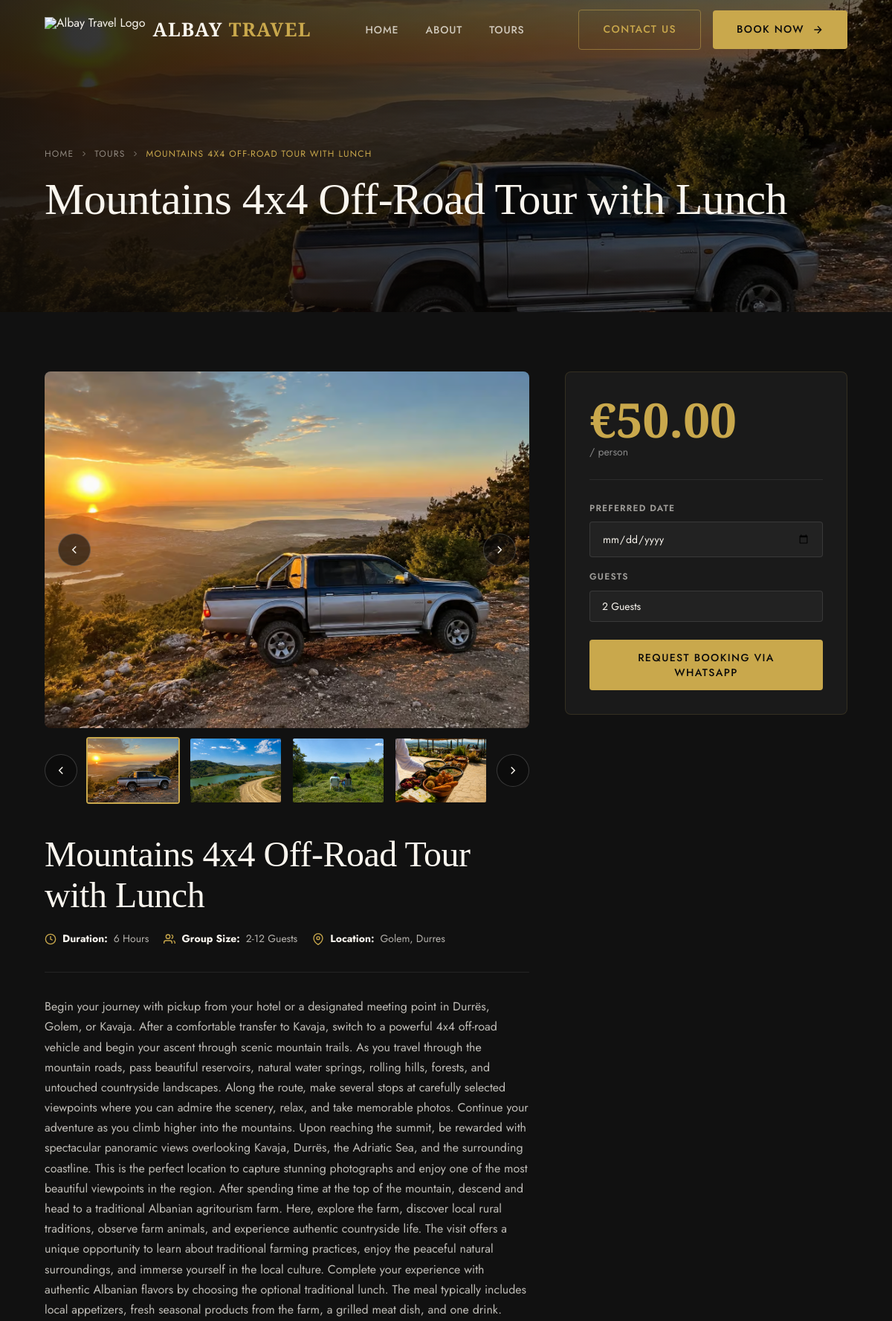
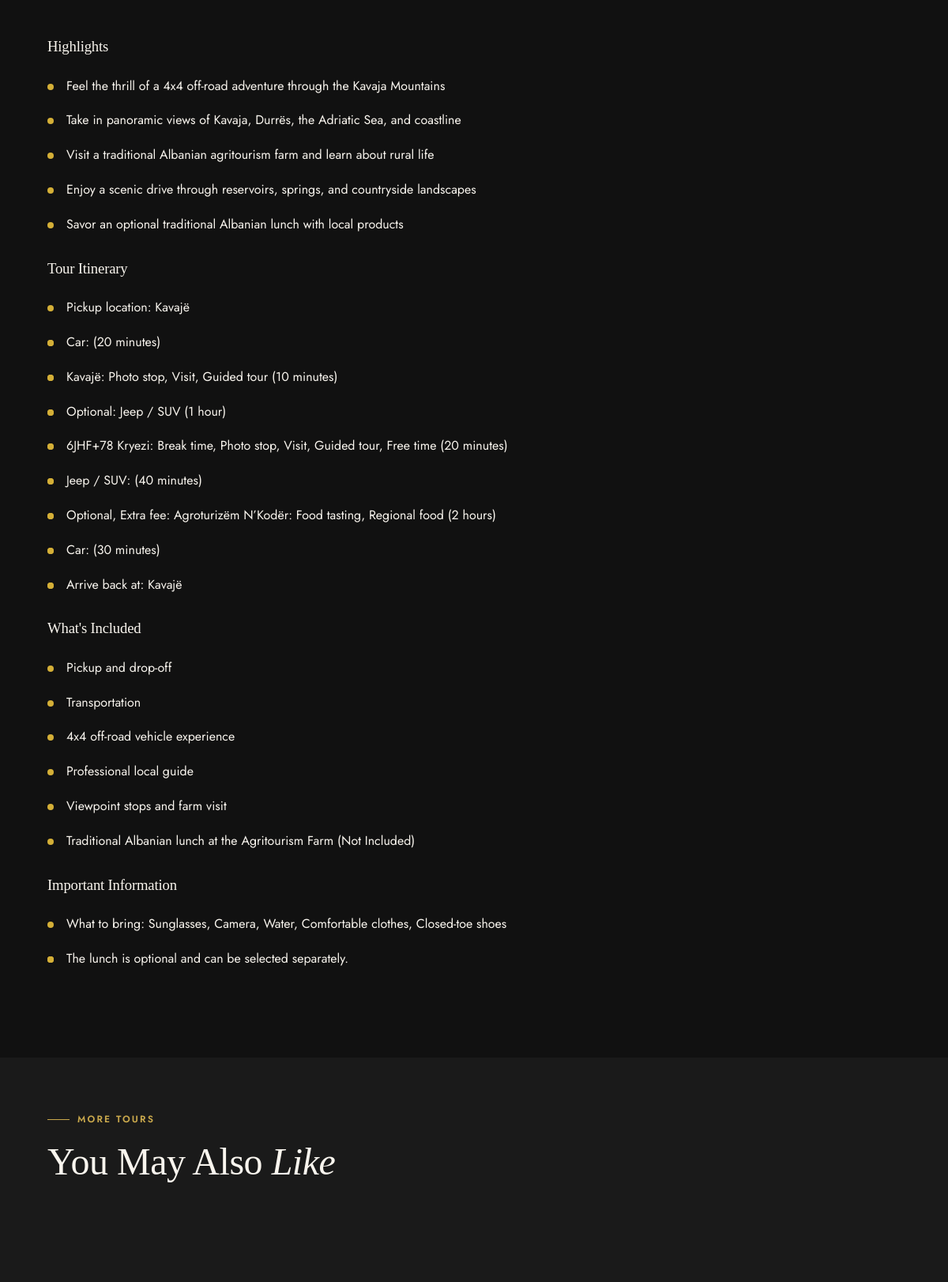
Screenshot of /tours/mountains-4x4-off-road-tour-with-lunch/ (upper part) with the database file from the repository (2 pictures, top to bottom).
### albay_travel/models.py (models this page shows, shortened)
class Tour(models.Model):
    CATEGORY_CHOICES = [
        ('private', 'Private Tour'),
        ('offroad', '4x4 Offroad'),
        ('boat', 'Boat Trip'),
    ]
    BADGE_CHOICES = [
        ('Bestseller', 'Bestseller'),
        ('Relaxation', 'Relaxation'),
        ('Adventure', 'Adventure'),
        ('New', 'New'),
        ('Popular', 'Popular'),
        ('', 'None'),
    ]
    title = models.CharField(max_length=200)
    slug = models.SlugField(unique=True)
    short_description = models.CharField(max_length=300)
    description = models.TextField()
    highlights = models.TextField(blank=True)
    itinerary = models.TextField(blank=True)
    included = models.TextField(blank=True)
    important_info = models.TextField(blank=True)
    category = models.CharField(
    max_length=50,
    choices=CATEGORY_CHOICES,
    default='private'
)
    badge = models.CharField(max_length=20, choices=BADGE_CHOICES, blank=True, default='')
    price = models.DecimalField(max_digits=8, decimal_places=2)
    price_label = models.CharField(max_length=50, default='/ person', blank=True)
    duration = models.CharField(max_length=50)
    location = models.CharField(max_length=100)
    group_size = models.CharField(max_length=50)
    main_image = models.ImageField(upload_to='tours/')
    whatsapp_number = models.CharField(max_length=20, default='355686033460')
    min_guests = models.PositiveIntegerField(default=2)
    max_guests = models.PositiveIntegerField(default=12)
    order = models.PositiveIntegerField(default=0)
    is_active = models.BooleanField(default=True)
    is_featured = models.BooleanField(default=False)
    created_at = models.DateTimeField(auto_now_add=True)
    class Meta:
        ordering = ['order', 'title']
    def get_absolute_url(self):
        from django.urls import reverse
        return reverse('tour_detail', kwargs={'slug': self.slug})
    def get_guest_range(self):
        return range(self.min_guests, self.max_guests + 1)

class TourImage(models.Model):
    tour = models.ForeignKey(Tour, on_delete=models.CASCADE, related_name='gallery_images')
    image = models.ImageField(upload_to='tours/gallery/')
    alt_text = models.CharField(max_length=200, blank=True)
    order = models.PositiveIntegerField(default=0)
    class Meta:
        ordering = ['order']

### albay_travel/views.py (the view)
# urls.py: path('tours/<slug:slug>/', views.tour_detail, name='tour_detail'),
def tour_detail(request, slug):
    tour = get_object_or_404(Tour, slug=slug, is_active=True)
    gallery = list(tour.gallery_images.all())
    related_tours = Tour.objects.filter(is_active=True).exclude(pk=tour.pk)[:2]
    return render(request, 'tour_detail.html', {
        'tour': tour,
        'gallery': gallery,
        'related_tours': related_tours,
        'highlights_list': tour.highlights.splitlines() if tour.highlights else [],
        'itinerary_list': tour.itinerary.splitlines() if tour.itinerary else [],
        'included_list': tour.included.splitlines() if tour.included else [],
        'important_info_list': tour.important_info.splitlines() if tour.important_info else [],
    })

### albay_travel/templates/tour_detail.html (shortened to what this page needs)
{% extends "base.html" %}
{% load static %}
{% block content %}
<section class="page-hero">
  <div class="page-hero__bg" style="background-image:url('{{ tour.main_image.url }}')"></div>
  <div class="page-hero__overlay"></div>
  <div class="container">
    <div class="page-hero__content">
      <nav class="page-hero__breadcrumb" aria-label="Breadcrumb">
        <a href="{% url 'home' %}">Home</a>
        <svg width="12" height="12" viewBox="0 0 24 24" fill="none" stroke="currentColor" stroke-width="2"><path d="M9 18l6-6-6-6"/></svg>
        <a href="{% url 'tours_list' %}">Tours</a>
        <svg width="12" height="12" viewBox="0 0 24 24" fill="none" stroke="currentColor" stroke-width="2"><path d="M9 18l6-6-6-6"/></svg>
        <span>{{ tour.title }}</span>
      </nav>
      <h1 class="page-hero__title">{{ tour.title }}</h1>
    </div>
  </div>
</section>
<section class="tour-detail">
  <div class="container">
    <div class="tour-detail__layout">
      <div>
        <div class="tour-gallery" data-visible-thumbs="4">
          <div class="tour-gallery__main">
            <button class="tour-gallery__nav tour-gallery__nav--prev" type="button" aria-label="Previous image">
              <svg viewBox="0 0 24 24" fill="none" stroke="currentColor" stroke-width="2"><path d="M15 18l-6-6 6-6"/></svg>
            </button>
            <img src="{{ tour.main_image.url }}" alt="{{ tour.title }}" />
            <button class="tour-gallery__nav tour-gallery__nav--next" type="button" aria-label="Next image">
              <svg viewBox="0 0 24 24" fill="none" stroke="currentColor" stroke-width="2"><path d="M9 18l6-6-6-6"/></svg>
            </button>
          </div>
          <div class="tour-gallery__thumbs-wrap">
            <button class="tour-gallery__thumb-nav tour-gallery__thumb-nav--prev" type="button" aria-label="Previous thumbnails">
              <svg viewBox="0 0 24 24" fill="none" stroke="currentColor" stroke-width="2"><path d="M15 18l-6-6 6-6"/></svg>
            </button>
            <div class="tour-gallery__thumbs">
              <button class="tour-gallery__thumb active" type="button">
                <img src="{{ tour.main_image.url }}" alt="{{ tour.title }}" />
              </button>
              {% for img in gallery %}
              <button class="tour-gallery__thumb" type="button">
                <img src="{{ img.image.url }}" alt="{{ img.alt_text|default:tour.title }}" />
              </button>
              {% endfor %}
            </div>
            <button class="tour-gallery__thumb-nav tour-gallery__thumb-nav--next" type="button" aria-label="Next thumbnails">
              <svg viewBox="0 0 24 24" fill="none" stroke="currentColor" stroke-width="2"><path d="M9 18l6-6-6-6"/></svg>
            </button>
          </div>
        </div>
        <h2 class="tour-detail__title">{{ tour.title }}</h2>
        <div class="tour-detail__meta">
          <div class="tour-meta-item">
            <svg viewBox="0 0 24 24" fill="none" stroke="currentColor" stroke-width="2"><circle cx="12" cy="12" r="10"/><polyline points="12 6 12 12 16 14"/></svg>
            <strong>Duration:</strong> {{ tour.duration }}
          </div>
          <div class="tour-meta-item">
            <svg viewBox="0 0 24 24" fill="none" stroke="currentColor" stroke-width="2"><path d="M17 21v-2a4 4 0 0 0-4-4H5a4 4 0 0 0-4 4v2"/><circle cx="9" cy="7" r="4"/><path d="M23 21v-2a4 4 0 0 0-3-3.87"/><path d="M16 3.13a4 4 0 0 1 0 7.75"/></svg>
            <strong>Group Size:</strong> {{ tour.group_size }}
          </div>
          <div class="tour-meta-item">
            <svg viewBox="0 0 24 24" fill="none" stroke="currentColor" stroke-width="2"><path d="M21 10c0 7-9 13-9 13s-9-6-9-13a9 9 0 0 1 18 0z"/><circle cx="12" cy="10" r="3"/></svg>
            <strong>Location:</strong> {{ tour.location }}
          </div>
        </div>
        <div class="tour-description-box">
  <p>{{ tour.description }}</p>
</div>
{% if highlights_list %}
<div class="tour-info-card">
    <h3>Highlights</h3>
    <ul class="tour-list">
        {% for item in highlights_list %}
        <li>{{ item }}</li>
        {% endfor %}
    </ul>
</div>
{% endif %}
{% if itinerary_list %}
<div class="tour-info-card">
    <h3>Tour Itinerary</h3>
    <ul class="tour-list">
        {% for item in itinerary_list %}
        <li>{{ item }}</li>
        {% endfor %}
    </ul>
</div>
{% endif %}
{% if included_list %}
<div class="tour-info-card">
    <h3>What's Included</h3>
    <ul class="tour-list">
        {% for item in included_list %}
        <li>{{ item }}</li>
        {% endfor %}
    </ul>
</div>
{% endif %}
{% if important_info_list %}
<div class="tour-info-card">
    <h3>Important Information</h3>
    <ul class="tour-list">
        {% for item in important_info_list %}
        <li>{{ item }}</li>
        {% endfor %}
    </ul>
</div>
{% endif %}
</div>
      <aside class="booking-card">
        <div class="booking-card__price">
          <div class="booking-card__price-num">€{{ tour.price }}</div>
          {% if tour.price_label %}
          <div class="booking-card__price-per">{{ tour.price_label }}</div>
          {% endif %}
        </div>
        <form class="booking-form" id="booking-form" data-tour="{{ tour.title }}" data-whatsapp="{{ tour.whatsapp_number }}">
          <div class="booking-form__group">
            <label class="booking-form__label" for="tour-date">Preferred Date</label>
            <input class="booking-form__input" id="tour-date" name="date" type="date" required />
          </div>
          <div class="booking-form__group">
            <label class="booking-form__label" for="tour-guests">Guests</label>
            <select class="booking-form__input" id="tour-guests" name="guests">
              {% for n in tour.get_guest_range %}
              <option value="{{ n }}">{{ n }} Guest{% if n > 1 %}s{% endif %}</option>
              {% endfor %}
            </select>
          </div>
          <button type="submit" class="btn btn--primary" style="width:100%; justify-content:center; margin-top:8px;">
            <span>Request Booking via WhatsApp</span>
          </button>
        </form>
      </aside>
    </div>
  </div>
</section>
{% if related_tours %}
<section class="section section--sm" style="background:var(--clr-dark2);">
  <div class="container">
    <p class="section-label">More Tours</p>
    <h2 class="section-title">You May Also <em>Like</em></h2>
    <div class="tours-grid">
    </div>
  </div>
</section>
{% endif %}
{% endblock %}

### rows the page displays
Tour: main_image (picture), title "MOUNTAINS 4X4 OFF-ROAD TOUR WITH LUNCH", title "Mountains 4x4 Off-Road Tour with Lunch", duration "6 Hours", group_size "2-12 Guests", location "Golem, Durres", description "Begin your journey with pickup from your hotel or a designated meeting point in Durrës, Golem, or Kavaja. After a comfortable transfer to Kavaja, switch to a powerful 4x4 off-road vehicle and begin your ascent through scenic mountain trails. As you travel through the mountain roads, pass beautiful reservoirs, natural water springs, rolling hills, forests, and untouched countryside landscapes. Along the route, make several stops at carefully selected viewpoints where you can admire the scenery, relax, and take memorable photos. Continue your adventure as you climb higher into the mountains. Upon reaching the summit, be rewarded with spectacular panoramic views overlooking Kavaja, Durrës, the…", price "50.00", price_label "/ person", guests "2 Guests"
TourImage: image (picture)
TourImage: image (picture)
TourImage: image (picture)

### other values shown
{{ item }} "Feel the thrill of a 4x4 off-road adventure through the Kavaja Mountains" "Take in panoramic views of Kavaja, Durrës, the Adriatic Sea, and coastline" "Visit a traditional Albanian agritourism farm and learn about rural life" "Enjoy a scenic drive through reservoirs, springs, and countryside landscapes" "Savor an optional traditional Albanian lunch with local products"
{{ item }} "Pickup location: Kavajë" "Car: (20 minutes)" "Kavajë: Photo stop, Visit, Guided tour (10 minutes)" "Optional: Jeep / SUV (1 hour)" "6JHF+78 Kryezi: Break time, Photo stop, Visit, Guided tour, Free time (20 minutes)" "Jeep / SUV: (40 minutes)" "Optional, Extra fee: Agroturizëm N’Kodër: Food tasting, Regional food (2 hours)" "Car: (30 minutes)" "Arrive back at: Kavajë"
{{ item }} "Pickup and drop-off" "Transportation" "4x4 off-road vehicle experience" "Professional local guide" "Viewpoint stops and farm visit" "Traditional Albanian lunch at the Agritourism Farm (Not Included)"
{{ item }} "What to bring: Sunglasses, Camera, Water, Comfortable clothes, Closed-toe shoes" "The lunch is optional and can be selected separately."
